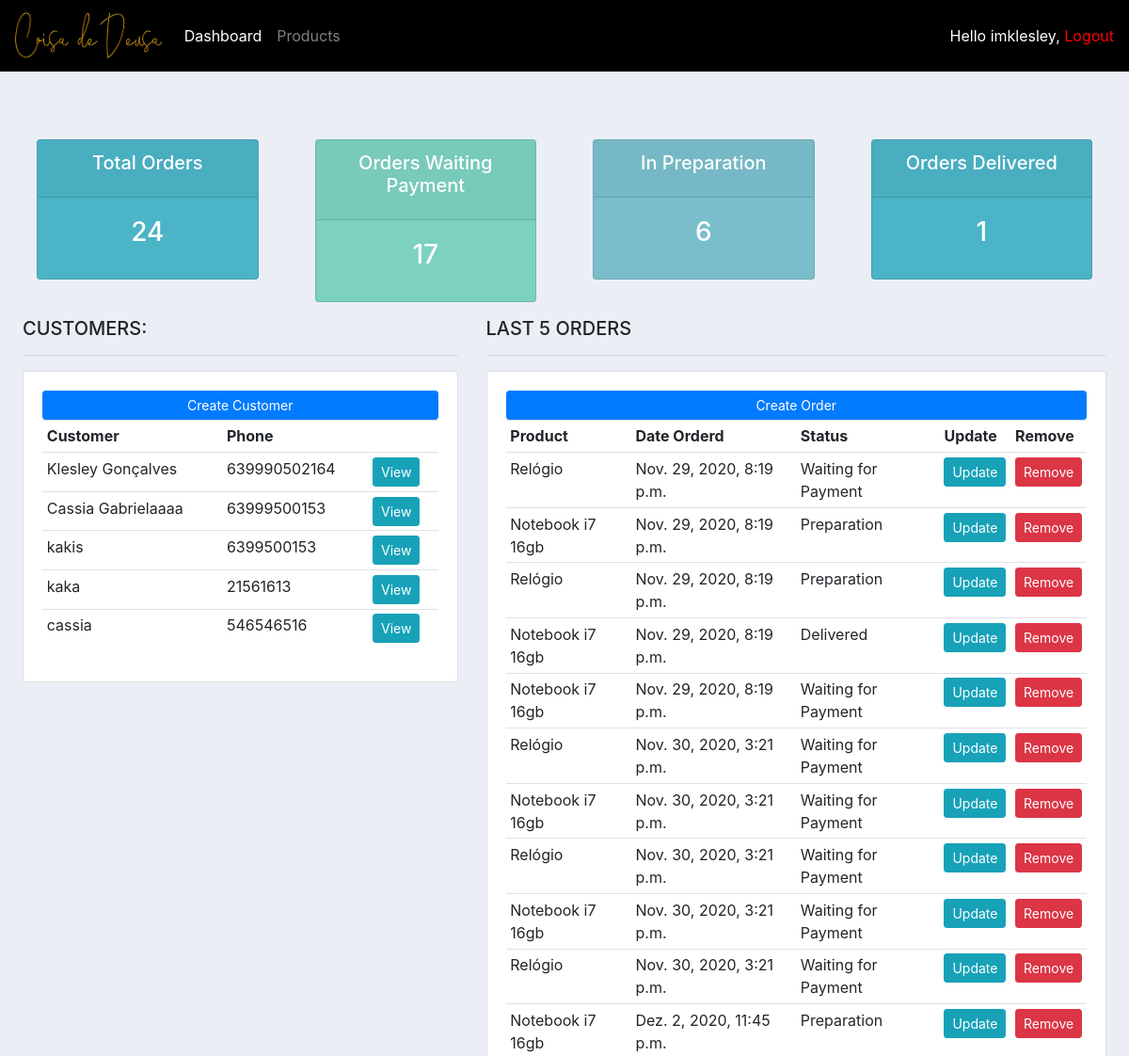
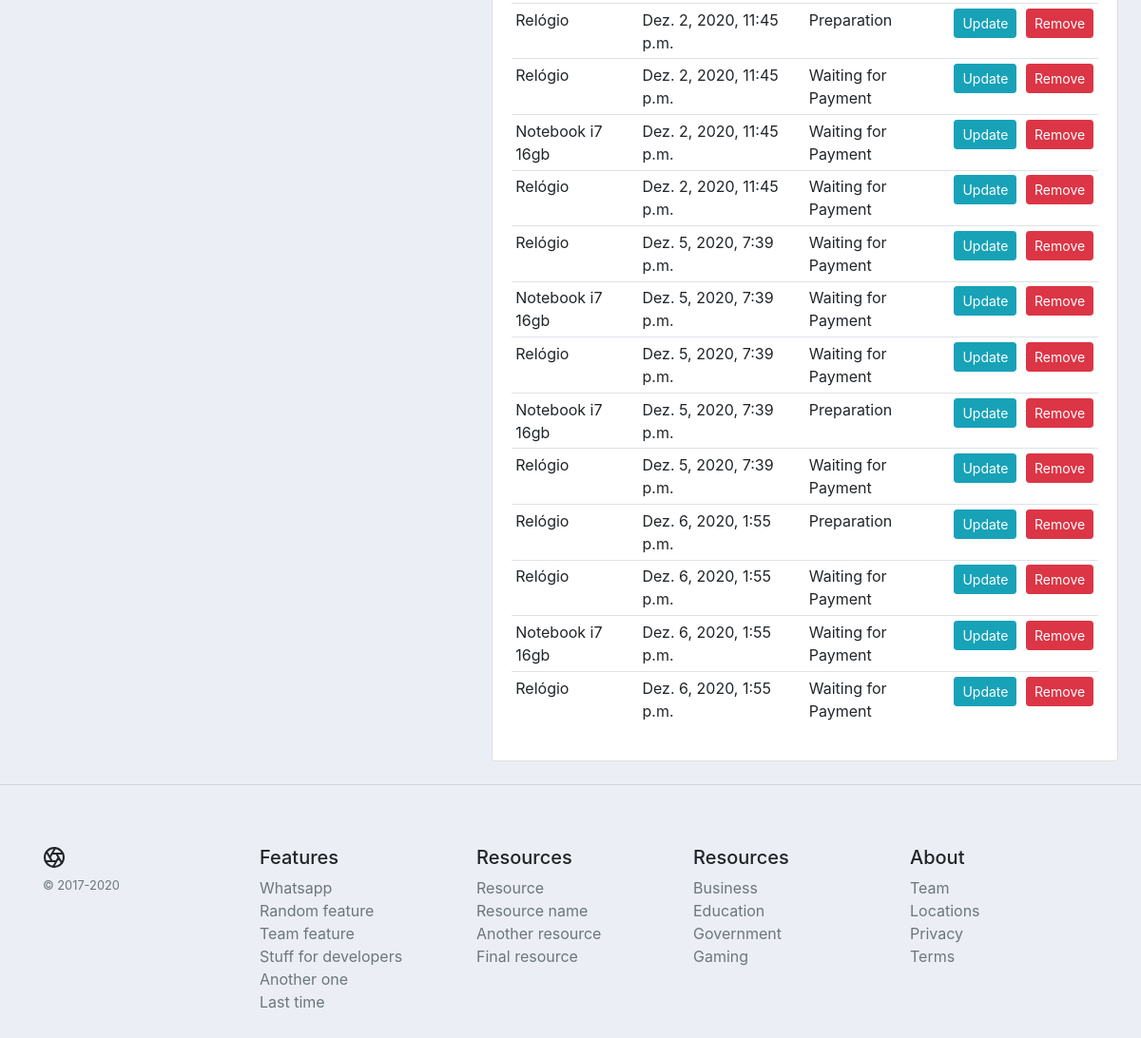
The app's page / (signed in), older data (2 pictures, top to bottom).
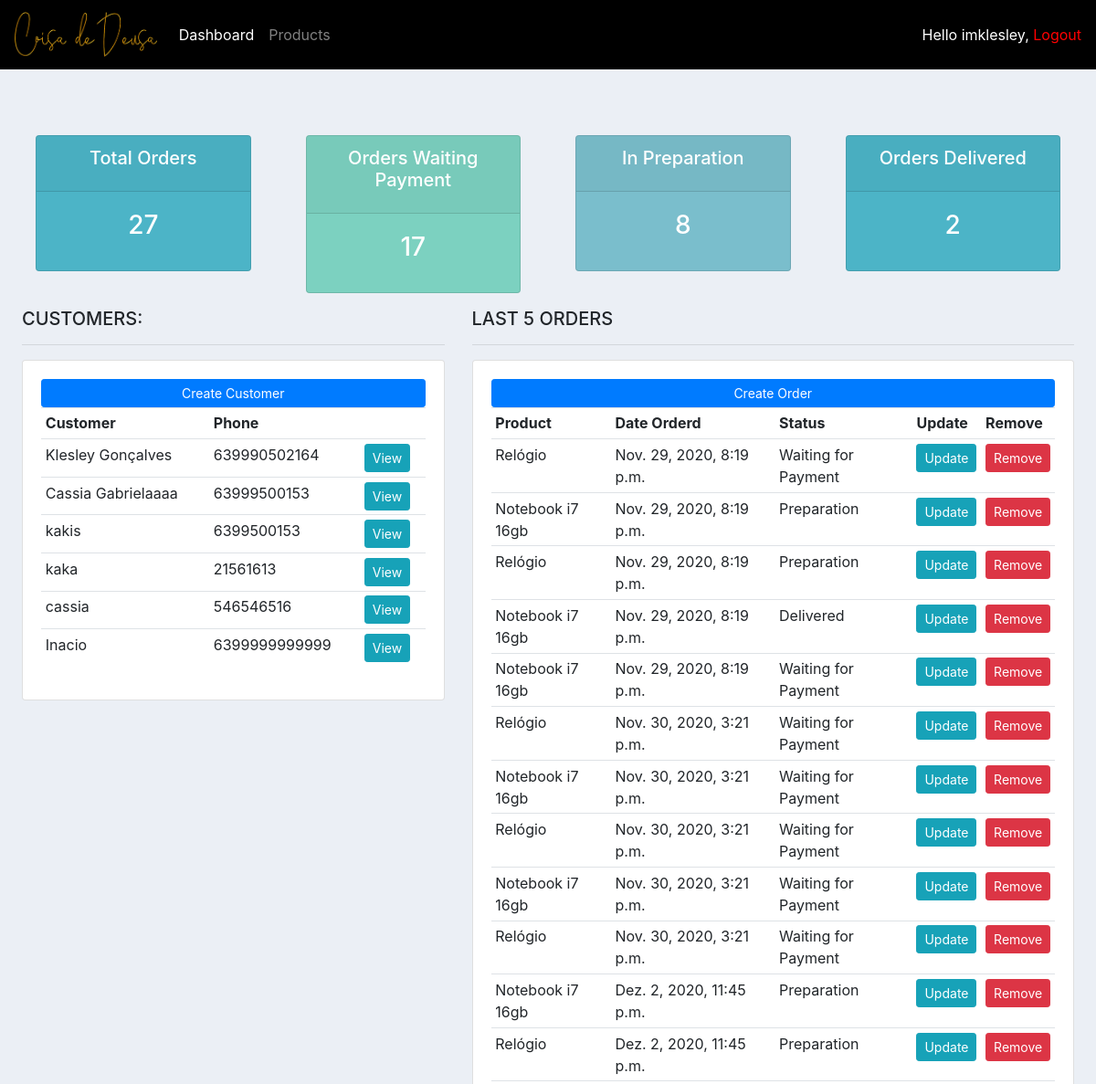
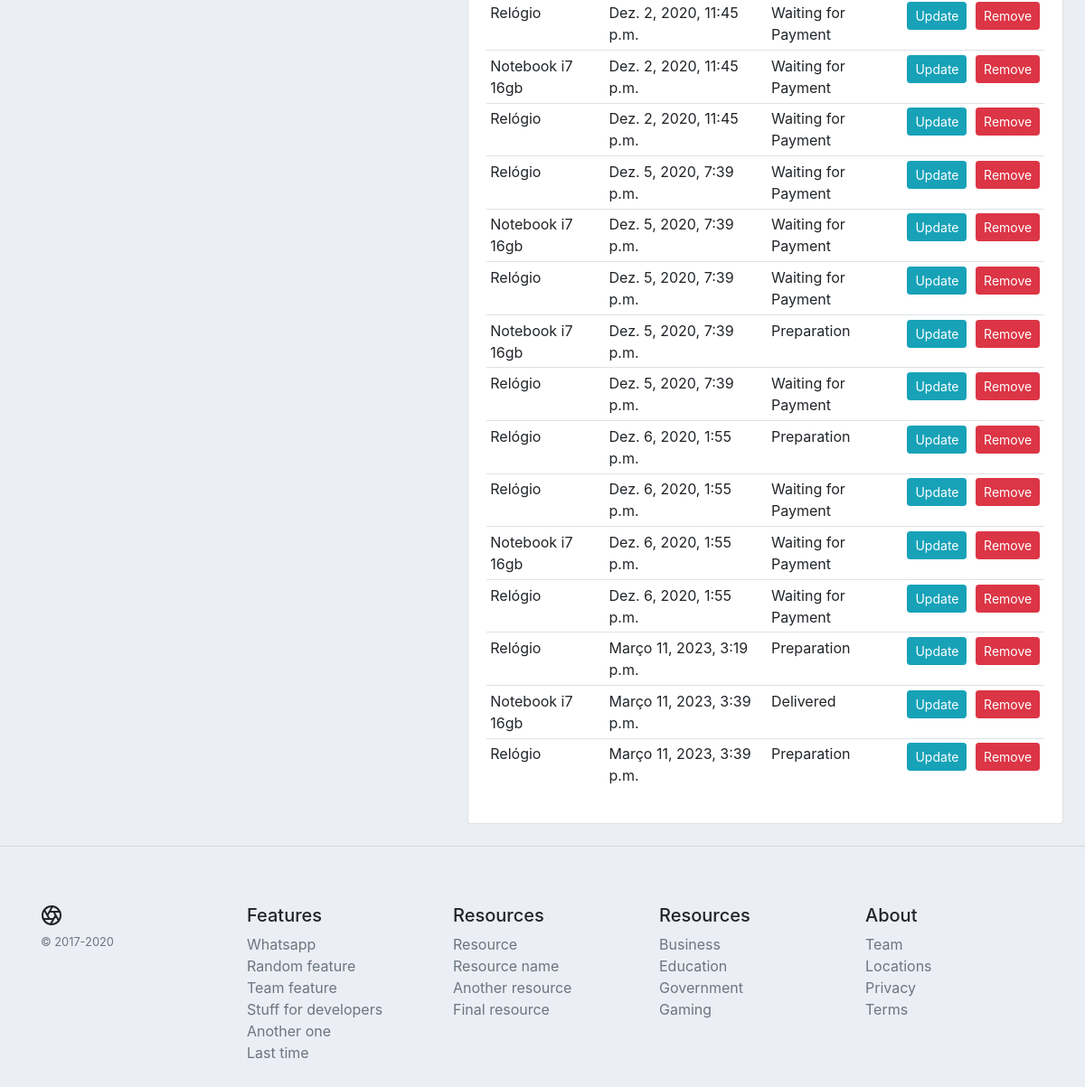
The same page, newer data (2 pictures, top to bottom).
### accounts/models.py (models this page shows, shortened)
class Customer(models.Model):
    user = models.OneToOneField(User, null=True, blank=True, on_delete=models.CASCADE)
    name = models.CharField(max_length=200)
    phone = models.CharField(max_length=20)
    email = models.EmailField(max_length=200)
    profile_pic = models.ImageField(null=True, blank=True, default='default_pic.png')
    date_created = models.DateTimeField(auto_now_add=True)

class Order(models.Model):
    STATUS = [
        ('Waiting for Payment', 'Waiting for Payment'),
        ('Preparation', 'Preparation'),
        ('Out for delivery', 'Out for delivery'),
        ('Delivered', 'Delivered')
    ]
    customer = models.ForeignKey(Customer, null=True, on_delete=models.SET_NULL)
    product = models.ForeignKey(Product, null=True, on_delete=models.SET_NULL)
    status = models.CharField(max_length=255, choices=STATUS, default=STATUS[0], null=True, )
    date_created = models.DateTimeField(auto_now_add=True, null=True)
    note = models.CharField(max_length=1000, null=True)

class Product(models.Model):
    CATEGORY = [('Indoor', 'Indoor'), ('Out door', 'Out door')]
    name = models.CharField(max_length=255, null=True)
    price = models.DecimalField(max_digits=7, decimal_places=2)
    category = models.CharField(max_length=200, choices=CATEGORY)
    description = models.TextField(help_text='Sua descrição vem aqui', blank=True)
    quantity_available = models.PositiveIntegerField(default=0, )
    date_created = models.DateTimeField(auto_now_add=True)
    tags = models.ManyToManyField(Tag)

### accounts/decorators.py (the view)
    def wrapper_func(request, *args, **kwargs):
        group = None
        if request.user.groups.exists():
            group = request.user.groups.all()[0].name
            if group == 'customer':
                return redirect('user_page')
            else:
                return view(request, *args, *kwargs)

### accounts/views.py (called while the page is built)
@login_required(login_url='login_page')
@admin_only
def home(request):
    context = {}
    context['customers'] = Customer.objects.all();
    context['orders'] = Order.objects.all();
    context['total_orders'] = context['orders'].count
    context['waiting_payment'] = context['orders'].filter(status='Waiting for Payment').count
    context['preparation'] = context['orders'].filter(status='Preparation').count
    context['delivered'] = context['orders'].filter(status='Delivered').count
    return render(request,'accounts/dashboard.html',context)

### accounts/templates/accounts/dashboard.html (shortened to what this page needs)
{% extends 'base.html' %}
{% block content %}
    <br>
    {% include 'accounts/status.html' %}
    <div class="row">
        <div class="col-md-5">
            <h5>CUSTOMERS:</h5>
            <hr>
            <div class="card card-body">
                <a class="btn btn-primary  btn-sm btn-block" href="">Create Customer</a>
                <table class="table table-sm">
                    <tr>
                        <th>Customer</th>
                        <th>Phone</th>
                        <th></th>
                    </tr>
                    {% for customer in customers %}
                        <tr>
                            <td>{{ customer.name }}</td>
                            <td>{{ customer.phone }}</td>
                            <td>
                                <a href="{% url 'customer' customer.id%}" class="btn btn-sm btn-info">View</a>
                            </td>
                        </tr>
                    {% endfor %}
                </table>
            </div>
        </div>
        <div class="col-md-7">
            <h5>LAST 5 ORDERS</h5>
            <hr>
            <div class="card card-body">
                <a class="btn btn-primary  btn-sm btn-block" href="{% url 'create_order' %}">Create Order</a>
                <table class="table table-sm">
                    <tr>
                        <th>Product</th>
                        <th>Date Orderd</th>
                        <th>Status</th>
                        <th>Update</th>
                        <th>Remove</th>
                    </tr>
                    {% for order in orders %}
                        <tr>
                            <td>{{ order.product.name }}</td>
                            <td>{{ order.date_created }}</td>
                            <td>{{ order.status }}</td>
                            <td><a class="btn btn-sm btn-info" href="{% url 'update_order' order.id%}" >Update</a></td>
                            <td><a class="btn btn-sm btn-danger" href="{% url 'delete_order' order.id %}">Remove</a></td>
                        </tr>
                    {% endfor %}
                </table>
            </div>
        </div>
    </div>
{% endblock %}

### templates/base.html (shortened to what this page needs)
{% load static %}
<!DOCTYPE html>
<html lang="pt-br">
<head>
    <link rel="stylesheet" href="https://cdn.jsdelivr.net/npm/bootstrap@4.5.3/dist/css/bootstrap.min.css"
>
    <link rel="stylesheet" href="{% static 'css/main.css' %}">
</head>
<body>
{% include 'snippet/navbar.html' %}
<div style="margin:  2%" class="main">
    {% block content %}
    {% endblock %}
</div>
{% include 'snippet/footer.html' %}
</body>
</html>

### templates/snippet/navbar.html (shortened to what this page needs)
{% load static %}
<nav class="navbar navbar-expand-lg navbar-dark bg-black">
    <a class="navbar-brand" href="{% url 'home' %}"><img src="{% static 'images/logo.png' %}"
                                                         alt="Coisa de Deusa, Loja Boutique Instagram Roupas Femininas Belas"
                                                         height="50"></a>
    <div class="collapse navbar-collapse" id="navbarNavAltMarkup">
        <div class="navbar-nav">
            {% if request.user.is_staff %}
                <a class="nav-item nav-link active" href="{% url 'home' %}">Dashboard</a>
                <a class="nav-item nav-link" href="{% url 'products' %}">Products</a>
            {% else %}
                <a class="nav-item nav-link" href="{% url 'account_settings' %}">Settings</a>
            {% endif %}
        </div>
    </div>
    <span style="color: white">Hello {{ request.user }}, <a style="text-decoration: none; color: red"
                                                            href="{% url 'logout' %}">Logout</a> </span>
</nav>

### accounts/templates/accounts/status.html
<br>
<div class="row">
    <div class="col">
		<div class="col-md">
			<div class="card text-center text-white  mb-3" id="total-orders">
			  	<div class="card-header">
			  		<h5 class="card-title">Total Orders</h5>
			  	</div>
			  	<div class="card-body">
			    	<h3 class="card-title">{{ total_orders }}</h3>
			  	</div>
			</div>
		</div>
	</div>
    <div class="col">
		<div class="col-md">
			<div class="card text-center text-white  mb-3" id="orders-pending">
			  	<div class="card-header">
			  		<h5 class="card-title">Orders Waiting Payment</h5>
			  	</div>
			  	<div class="card-body">
			    	<h3 class="card-title">{{ waiting_payment }}</h3>
			  	</div>
			</div>
		</div>
	</div>
	<div class="col">
		<div class="col-md">
			<div class="card text-center text-white  mb-3" id="orders-delivered">
			  	<div class="card-header">
			  		<h5 class="card-title">In Preparation</h5>
			  	</div>
			  	<div class="card-body">
			    	<h3 class="card-title">{{ preparation }}</h3>
			  	</div>
			</div>
		</div>
	</div>
     <div class="col">
		<div class="col-md">
			<div class="card text-center text-white  mb-3" id="total-orders">
			  	<div class="card-header">
			  		<h5 class="card-title">Orders Delivered</h5>
			  	</div>
			  	<div class="card-body">
			    	<h3 class="card-title">{{ delivered }}</h3>
			  	</div>
			</div>
		</div>
	</div>
</div>

### templates/snippet/footer.html (shortened to what this page needs)
<hr>
<footer class="container py-5">
  <div class="row">
    <div class="col-12 col-md">
      <small class="d-block mb-3 text-muted">&copy; 2017-2020</small>
    </div>
    <div class="col-6 col-md">
      <h5>Features</h5>
      <ul class="list-unstyled text-small">
        <li><a class="text-muted" href="https://api.whatsapp.com/send/?phone=5563999500153&text={{whatsapp}}?&app_absent=0">Whatsapp</a></li>
        <li><a class="text-muted" href="#">Random feature</a></li>
        <li><a class="text-muted" href="#">Team feature</a></li>
        <li><a class="text-muted" href="#">Stuff for developers</a></li>
        <li><a class="text-muted" href="#">Another one</a></li>
        <li><a class="text-muted" href="#">Last time</a></li>
      </ul>
    </div>
    <div class="col-6 col-md">
      <h5>Resources</h5>
      <ul class="list-unstyled text-small">
        <li><a class="text-muted" href="#">Resource</a></li>
        <li><a class="text-muted" href="#">Resource name</a></li>
        <li><a class="text-muted" href="#">Another resource</a></li>
        <li><a class="text-muted" href="#">Final resource</a></li>
      </ul>
    </div>
    <div class="col-6 col-md">
      <h5>Resources</h5>
      <ul class="list-unstyled text-small">
        <li><a class="text-muted" href="#">Business</a></li>
        <li><a class="text-muted" href="#">Education</a></li>
        <li><a class="text-muted" href="#">Government</a></li>
        <li><a class="text-muted" href="#">Gaming</a></li>
      </ul>
    </div>
    <div class="col-6 col-md">
      <h5>About</h5>
      <ul class="list-unstyled text-small">
        <li><a class="text-muted" href="#">Team</a></li>
        <li><a class="text-muted" href="#">Locations</a></li>
        <li><a class="text-muted" href="#">Privacy</a></li>
        <li><a class="text-muted" href="#">Terms</a></li>
      </ul>
    </div>
  </div>
</footer>

### static/css/main.css (style rules this page uses)
body { background-color: #ebeff5; }
#total-orders { background-color: #4cb4c7; }
#orders-delivered { background-color: #7abecc; }
#orders-pending { background-color: #7CD1C0; }
.bg-black { background-color: black; }

### templates/base.html (style rules this page uses)
.main { min-height: 100vh; height: 100%; }

Row changes from the older to the newer data that the page shows:
added Customer: name "Inacio", phone "6399999999999"
added Order: product.name "Relógio", date_created "Março 11, 2023, 3:19 p.m.", status "Preparation"
added Order: product.name "Notebook i7 16gb", date_created "Março 11, 2023, 3:39 p.m.", status "Delivered"
added Order: product.name "Relógio", date_created "Março 11, 2023, 3:39 p.m.", status "Preparation"
Text that changed along with them:
{{ total_orders }}: "24" → "27"
{{ preparation }}: "6" → "8"
{{ delivered }}: "1" → "2"
